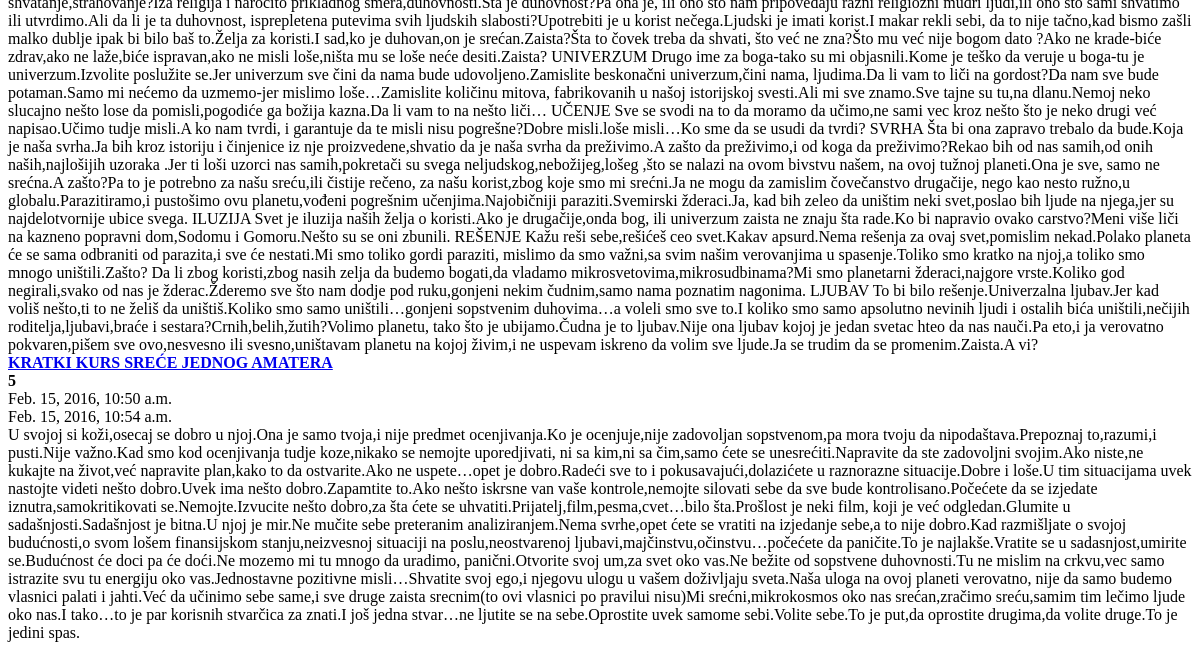
The app's page /posts/ (lower part), older data.
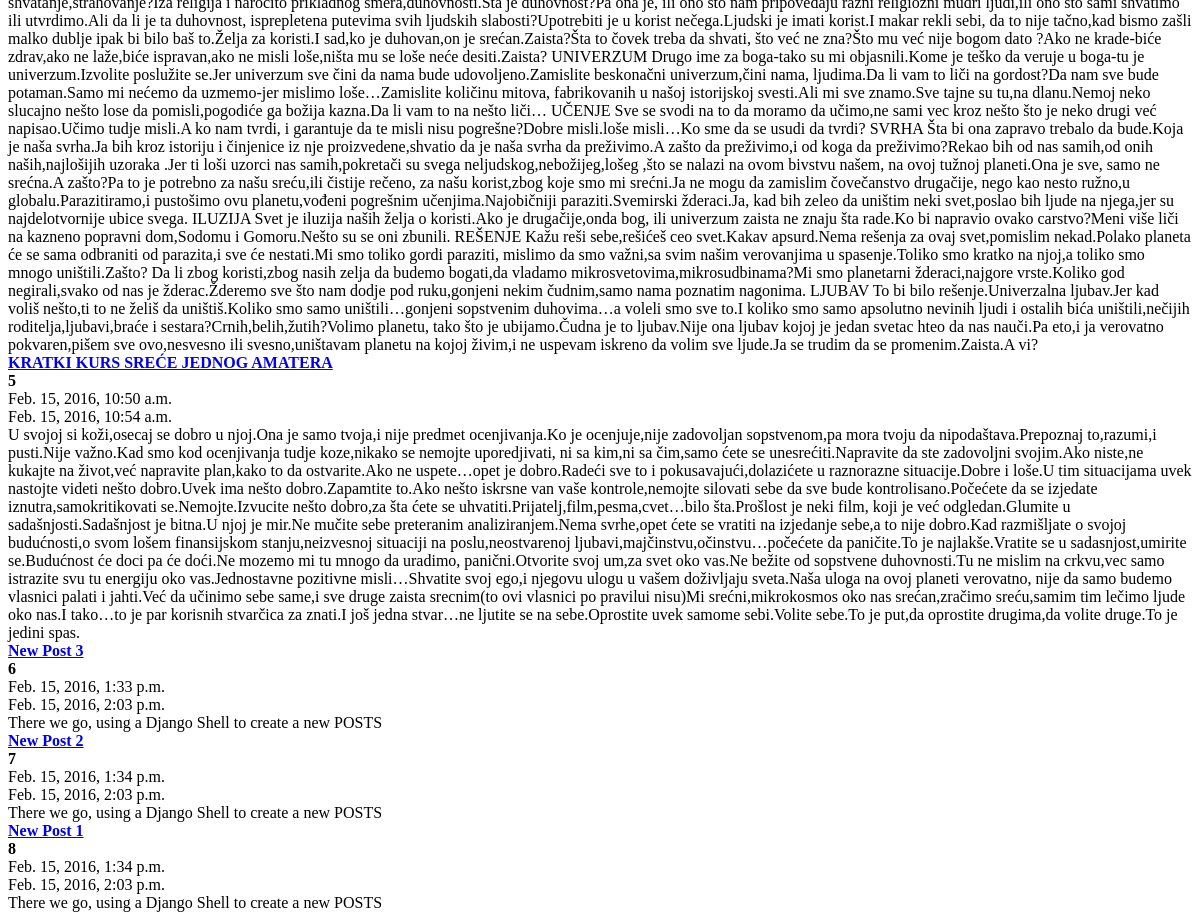
The same page, newer data.
### posts/models.py (models this page shows, shortened)
class Post(models.Model):
    title = models.CharField(max_length=60)
    content = models.TextField(max_length=None)
    updated = models.DateTimeField(auto_now=True,auto_now_add=False)
    timestamp = models.DateTimeField(auto_now=False,auto_now_add=True)
    def get_absolute_url(self):
        return reverse("posts:detail", kwargs={"id": self.id})

### posts/views.py (the view)
def post_list(request):
    queryset = Post.objects.all()
    context = {
        "object_list":queryset,
        "title":"List"
    }
    return render(request, 'index.html', context)

### templates/index.html (shortened to what this page needs)
<html>
<body>
{% for obj in object_list %}
<strong><a href='{{ obj.get_absolute_url }}'>{{ obj.title }}</a><br/></strong>
<strong>{{ obj.id }}<br/></strong>
{{ obj.timestamp }}<br/>
{{ obj.updated }}<br/>
{{ obj.content }}<br/>
{% endfor %}
</body>
</html>

Row changes from the older to the newer data that the page shows:
added Post: title "New Post 3", id "6", timestamp "Feb. 15, 2016, 1:33 p.m.", updated "Feb. 15, 2016, 2:03 p.m.", content "There we go, using a Django Shell to create a new POSTS"
added Post: title "New Post 2", id "7", timestamp "Feb. 15, 2016, 1:34 p.m.", updated "Feb. 15, 2016, 2:03 p.m.", content "There we go, using a Django Shell to create a new POSTS"
added Post: title "New Post 1", id "8", timestamp "Feb. 15, 2016, 1:34 p.m.", updated "Feb. 15, 2016, 2:03 p.m.", content "There we go, using a Django Shell to create a new POSTS"
